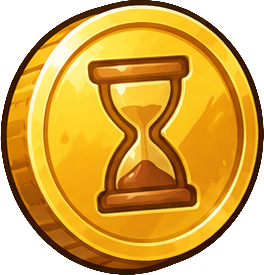
#> input picture art/academia/v2/piezas/ico_ficha.png, 264 x 275 px
$ python build_coin.py
#> lines starting #> are read from the running program, lines starting #| are printed output that depends on the picture
"""Token coin for large sizes: the gold coin stamped with an hourglass.

The user chose it on 2026-10-07, over the star coin of 2026-10-05: it first appeared in the
lobby's HUD icons (art/academia/v2/raw/ui-iconos.png, cut by art/academia/v2/cortar.py into
piezas/ico_ficha.png). The name stays «tokens». Small sizes are an SVG drawn to match
(frontend/src/components/TokenCoin.jsx).

Usage: build_coin.py   (writes frontend/public/coin.webp)
"""
from pathlib import Path

from PIL import Image

ROOT = Path(__file__).resolve().parents[2]


def main():
    img = Image.open(ROOT / 'art/academia/v2/piezas/ico_ficha.png').convert('RGBA')
#> img is the input picture: PIL image 264x275 RGBA; mean R, G, B, A 162.3, 130.6, 41.2, 199.2
    img = img.crop(img.getchannel('A').point(lambda v: 255 if v > 8 else 0).getbbox())
    img.thumbnail((256, 256), Image.LANCZOS)
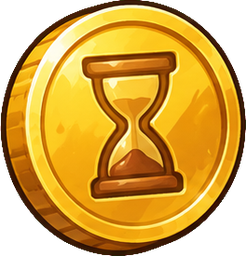
#> img: PIL image 246x256 RGBA; mean R, G, B, A 162.5, 116.3, 26.5, 199.2; transparent parts drawn white
    img.save(ROOT / 'frontend/public/coin.webp', 'WEBP', quality=92, method=6)


if __name__ == '__main__':
    main()

$ run again, with art/academia/v2/piezas/atrio.png copied over art/academia/v2/piezas/ico_ficha.png
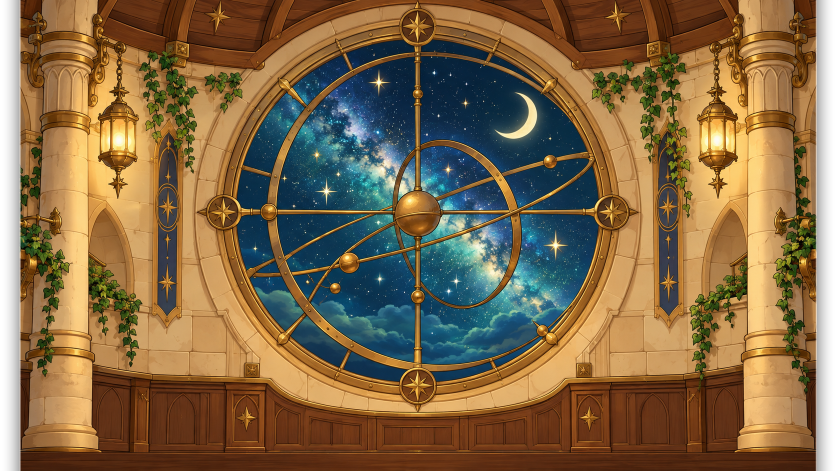
#> input picture art/academia/v2/piezas/atrio.png, 1672 x 941 px (shown at 1/2 size)
#> in main, img is the input picture: PIL image 1672x941 RGBA; mean R, G, B, A 118.1, 93.6, 60.9, 244.1
#> in main, `img = img.crop(img.getchannel('A').point(lambda v: 255 if v > 8 else 0..`:
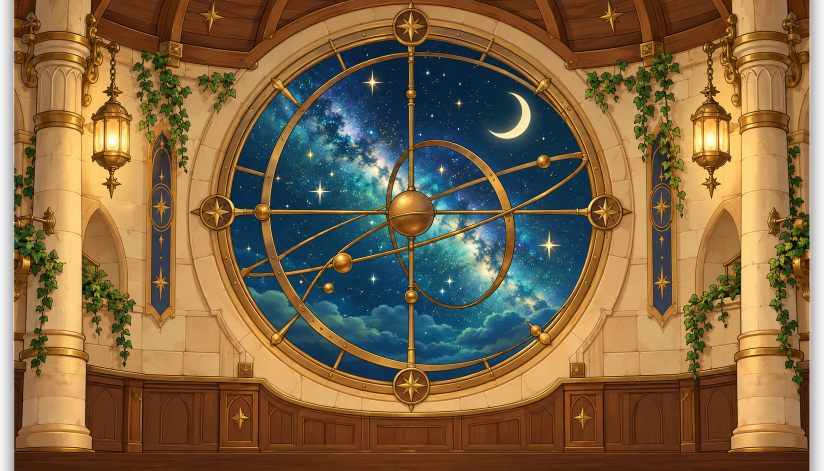
#> img: PIL image 1647x941 RGBA (shown at 1/2 size); mean R, G, B, A 119.9, 95, 61.8, 247.7; transparent parts drawn white
#> in main, `img.thumbnail((256, 256), Image.LANCZOS)`:
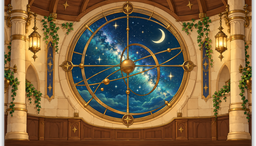
#> img: PIL image 256x146 RGBA; mean R, G, B, A 120, 95.1, 61.8, 247.6; transparent parts drawn white

$ run again, with art/academia/v2/piezas/banco_ancho.png copied over art/academia/v2/piezas/ico_ficha.png
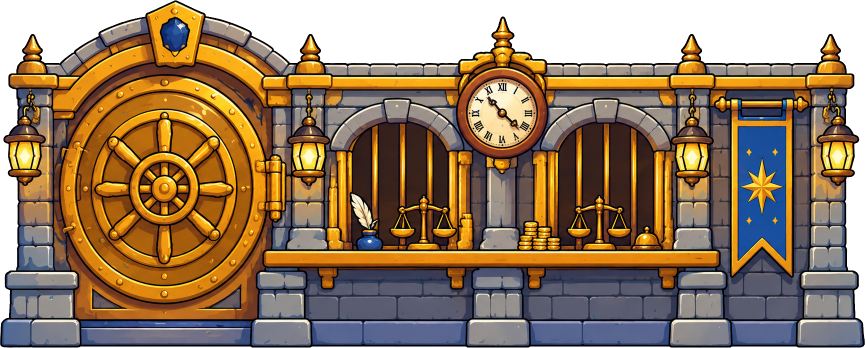
#> input picture art/academia/v2/piezas/banco_ancho.png, 1729 x 696 px (shown at 1/2 size)
#> in main, img is the input picture: PIL image 1729x696 RGBA; mean R, G, B, A 106.3, 94.8, 68.1, 211.4
#> in main, `img.thumbnail((256, 256), Image.LANCZOS)`:
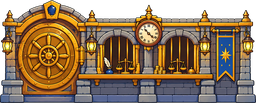
#> img: PIL image 256x103 RGBA; mean R, G, B, A 107, 83.1, 56.2, 211.5; transparent parts drawn white

$ run again, with art/academia/v2/piezas/banco_mueble.png copied over art/academia/v2/piezas/ico_ficha.png
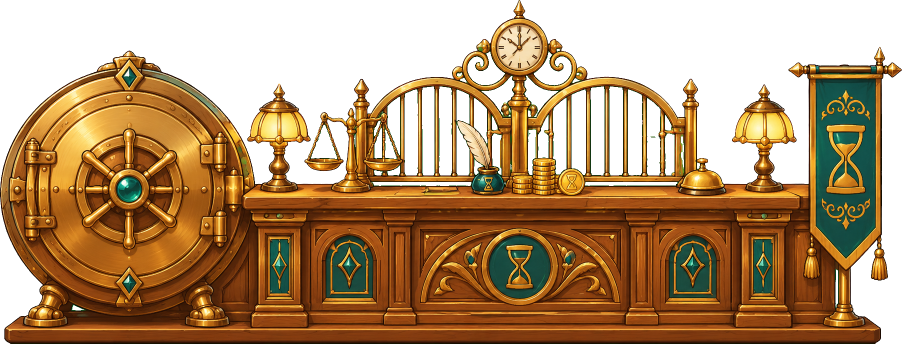
#> input picture art/academia/v2/piezas/banco_mueble.png, 1804 x 687 px (shown at 1/2 size)
#> in main, img is the input picture: PIL image 1804x687 RGBA; mean R, G, B, A 89.2, 80.6, 44.9, 163.4
#> in main, `img.thumbnail((256, 256), Image.LANCZOS)`:
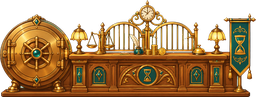
#> img: PIL image 256x97 RGBA; mean R, G, B, A 98.6, 63.4, 23.6, 163.6; transparent parts drawn white
